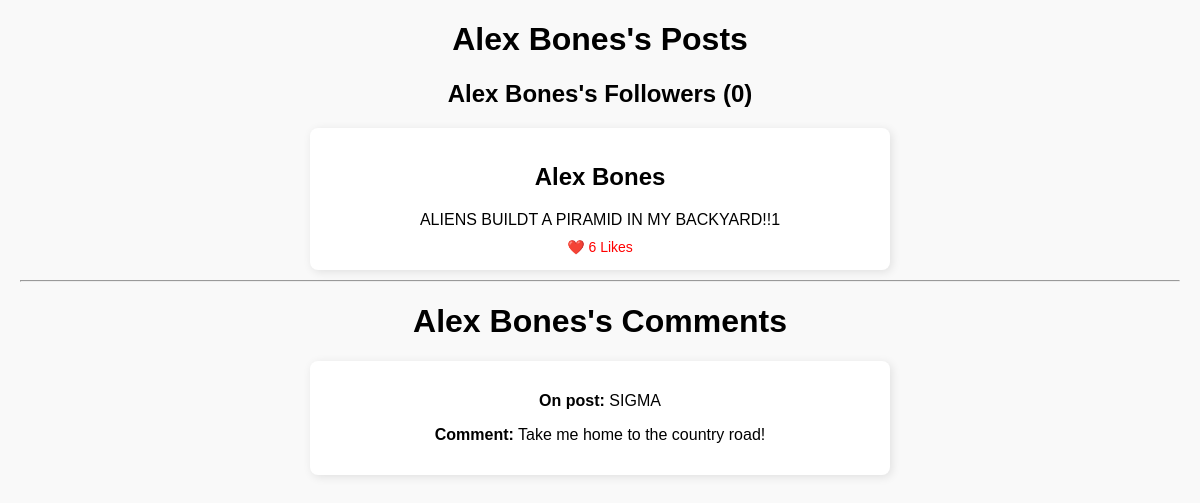
Page /user/Alex Bones/ on the committed database.
### tables this page shows
CREATE TABLE users (
                                user_id INTEGER PRIMARY KEY,
                                username TEXT NOT NULL,
                                intrests TEXT,
                                followers INT
                            );

CREATE TABLE posts (
                                post_id INTEGER PRIMARY KEY AUTOINCREMENT,
                                user_id NOT NULL,
                                content TEXT,
                                likes INT,
                                created_at TIMESTAMP DEFAULT CURRENT_TIMESTAMP,
                                FOREIGN KEY (user_id) REFERENCES users (user_id)
                            );

CREATE TABLE comments (
                                comment_id INTEGER PRIMARY KEY AUTOINCREMENT,
                                post_id NOT NULL,
                                user_id NOT NULL,
                                content TEXT,
                                created_at TIMESTAMP DEFAULT CURRENT_TIMESTAMP,
                                FOREIGN KEY (user_id) REFERENCES users (user_id),
                                FOREIGN KEY (post_id) REFERENCES Posts(post_id)
                            );

### app.py (the view)
@app.route("/user/<string:username>/")
def user_page(username):
    conn = sqlite3.connect("database.db")
    cursor = conn.cursor()
    cursor.execute("SELECT user_id FROM users WHERE username = ?", (username,))
    row = cursor.fetchone()
    conn.close()
    user_id = row[0]
    posts = get_all_posts_with_likes()
    user_comments = get_user_comments(user_id)
    followers = get_user_followers(user_id)
    user_posts = [post for post in posts if post[1] == username]
    return render_template("user_page.html",
                           username=username,
                           user_posts=user_posts,
                           user_comments=user_comments,
                           followers=followers)

### app.py (called while the page is built)
def get_user_comments(user_id):
    conn = sqlite3.connect("database.db")
    cursor = conn.cursor()
    cursor.execute("""
        SELECT posts.content, comments.content
        FROM comments
        JOIN posts ON comments.post_id = posts.post_id
        WHERE comments.user_id = ?;
    """, (user_id,))
    user_comments = cursor.fetchall()
    conn.close()
    return user_comments

def get_all_posts_with_likes():
    conn = sqlite3.connect("database.db")
    cursor = conn.cursor()
    cursor.execute("""
        SELECT posts.post_id, users.username, posts.content,
               (SELECT COUNT(*) FROM likes WHERE likes.post_id = posts.post_id)
        FROM posts
        JOIN users ON posts.user_id = users.user_id
        ORDER BY posts.created_at DESC
    """)
    posts = cursor.fetchall()
    conn.close()
    return posts

def get_user_followers(user_id):
    conn = sqlite3.connect("database.db")
    cursor = conn.cursor()
    cursor.execute("""
        SELECT users.username
        FROM followers
        JOIN users ON followers.user1_id = users.user_id
        WHERE followers.user2_id = ?
    """, (user_id,))
    followers = [row[0] for row in cursor.fetchall()]
    conn.close()
    return followers

### templates/user_page.html (shortened to what this page needs)
<!DOCTYPE html>
<html>
<head>
</head>
<body>
<h1>{{ username }}'s Posts</h1>
<h2>{{ username }}'s Followers <strong>({{ followers | length }})</strong></h2>
<div class="profile-container">
    {% for post in user_posts %}
    <div class="post">
        <div class="username">
            <h2> {{ username }}</h2>
        </div>
        <div class="content">{{ post[2] }}</div>
        <div class="likes">❤️ {{ post[3] }} Likes</div>
    </div>
    {% endfor %}
</div>
<hr>
<h1 style="justify-self: center">{{ username }}'s Comments</h1>
<div class="profile-container">
    {% for post_content, comment_content in user_comments %}
    <div class="post">
        <p><strong>On post:</strong> {{ post_content }}</p>
        <p><strong>Comment:</strong> {{ comment_content }}</p>
    </div>
    {% endfor %}
</div>
</body>
</html>

### templates/user_page.html (style rules this page uses)
body { font-family: Arial, sans-serif; background-color: #f9f9f9; margin: 20px; }
.profile-container { width: 50%; margin: 0 auto; text-align: center; }
.post { background: white; padding: 15px; margin-bottom: 10px; border-radius: 8px; box-shadow: 2px 2px 10px rgba(0, 0, 0, 0.1); }
.content { margin: 10px 0; }
.likes { color: red; font-size: 14px; }
h1, h2 { justify-self: center; }

### rows in the picture
users: username "Alex Bones"
posts: username "Alex Bones", content "ALIENS BUILDT A PIRAMID IN MY BACKYARD!!1", post "6"
comments: content "SIGMA", content "Take me home to the country road!"

### other values in the picture
{{ followers | length }} "0"
